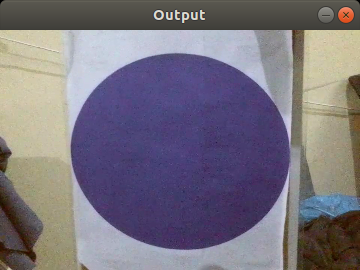
#> input picture img/blue_circle_at_night.png, 360 x 270 px
$ python get_hsv_color_thresholder.py
#> lines starting #> are read from the running program, lines starting #| are printed output that depends on the picture; after the words box and inside, x2 and y2 are one past the last pixel; in counts of white or black regions, pixels touching at a corner belong together
"""

"""

import cv2
import numpy as np
import sys

def nothing(x):
    pass

#load an image
#image = cv2.imread("../tello_course/img/red_circle.jpg")
image = cv2.imread("img/blue_circle_at_night.png")
#> image is the input picture: shape (270, 360, 3); mean B, G, R 126.7, 114.8, 120.5
#create a window
cv2.namedWindow("image")

#create trackbars for color change
#trackbar parameter -> trackbar name, window name, min value, max value, nothing method
cv2.createTrackbar('HMin', 'image', 0, 179, nothing) #in opencv, hue value start from 0 to 179
#> slider 'HMin' is set to 35
cv2.createTrackbar('SMin', 'image', 0, 255, nothing)
#> slider 'SMin' is set to 51
cv2.createTrackbar('VMin', 'image', 0, 255, nothing)
#> slider 'VMin' is set to 51
cv2.createTrackbar('HMax', 'image', 0, 179, nothing)
#> slider 'HMax' is set to 179
cv2.createTrackbar('SMax', 'image', 0, 255, nothing)
#> slider 'SMax' is set to 255
cv2.createTrackbar('VMax', 'image', 0, 255, nothing)
#> slider 'VMax' is set to 255

#set default value for max hsv trackbars
#defult value of trackbar parameter -> trackbar name, window name, value that we want
cv2.setTrackbarPos('HMax', 'image', 179)
cv2.setTrackbarPos('SMax', 'image', 255)
cv2.setTrackbarPos('VMax', 'image', 255)

#initialize variable to check if HSV min/max value changes
hMin = sMin = vMin = hMax = sMax = vMax = 0
phMin = psMin = pvMin = phMax = psMax = pvMax = 0

#declaration of output image and set waiting time until the window close automatically
output = image.copy
wait_time = 33

while 1:
    #get current positions of all trackbars
    hMin = cv2.getTrackbarPos('HMin', 'image')
    sMin = cv2.getTrackbarPos('SMin', 'image')
    vMin = cv2.getTrackbarPos('VMin', 'image')

    hMax = cv2.getTrackbarPos('HMax', 'image')
    sMax = cv2.getTrackbarPos('SMax', 'image')
    vMax = cv2.getTrackbarPos('VMax', 'image')

    #set minimum and max HSV values to display
    lower = np.array([hMin, sMin, vMin])
    upper = np.array([hMax, sMax, vMax])

    #create HSV image and threshold into a range
    hsv = cv2.cvtColor(image, cv2.COLOR_BGR2HSV)
#> hsv: shape (270, 360, 3); mean H, S, V 79.2, 69.6, 138.6
    mask = cv2.inRange(hsv, lower, upper)
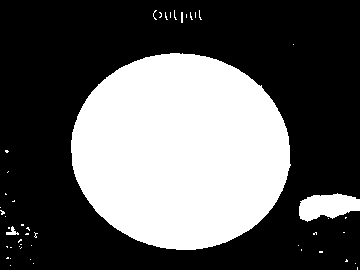
#> mask: shape (270, 360); 36.3% white; 48 white regions (44 under 20 px), largest, box (x1, y1, x2, y2) and area: (71, 53, 291, 250) 33763, (299, 193, 360, 222) 1216, (6, 226, 19, 235) 54, (181, 12, 183, 23) 22
    output = cv2.bitwise_and(image, image, mask=mask)
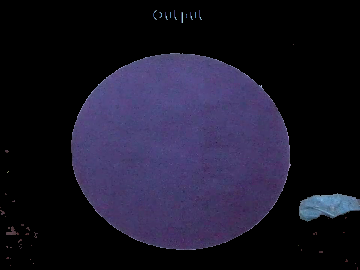
#> output: shape (270, 360, 3); mean B, G, R 41.6, 24, 27.1

    if ((phMin != hMin) | (psMin != sMin) | (pvMin != vMin) | (phMax != hMax) | (psMax != sMax) | (pvMax != vMax)):
        print("(hMin = %d, sMin = %d, vMin = %d), (hMax = %d, sMax = %d, vMax = %d)" % (hMin, sMin, vMin, hMax, sMax, vMax))
        phMin = hMin
        psMin = sMin
        pvMin = vMin
        phMax = hMax
        psMax = sMax
        pvMax = vMax

    #display output image
    cv2.imshow("image", output)
    cv2.imshow("Mask", mask)

    #wait longer to prevent freeze for videos
    if cv2.waitKey(wait_time) & 0xFF == ord('q'):
#> (key q is pressed here)
        break
#close all windows
cv2.destroyAllWindows()
